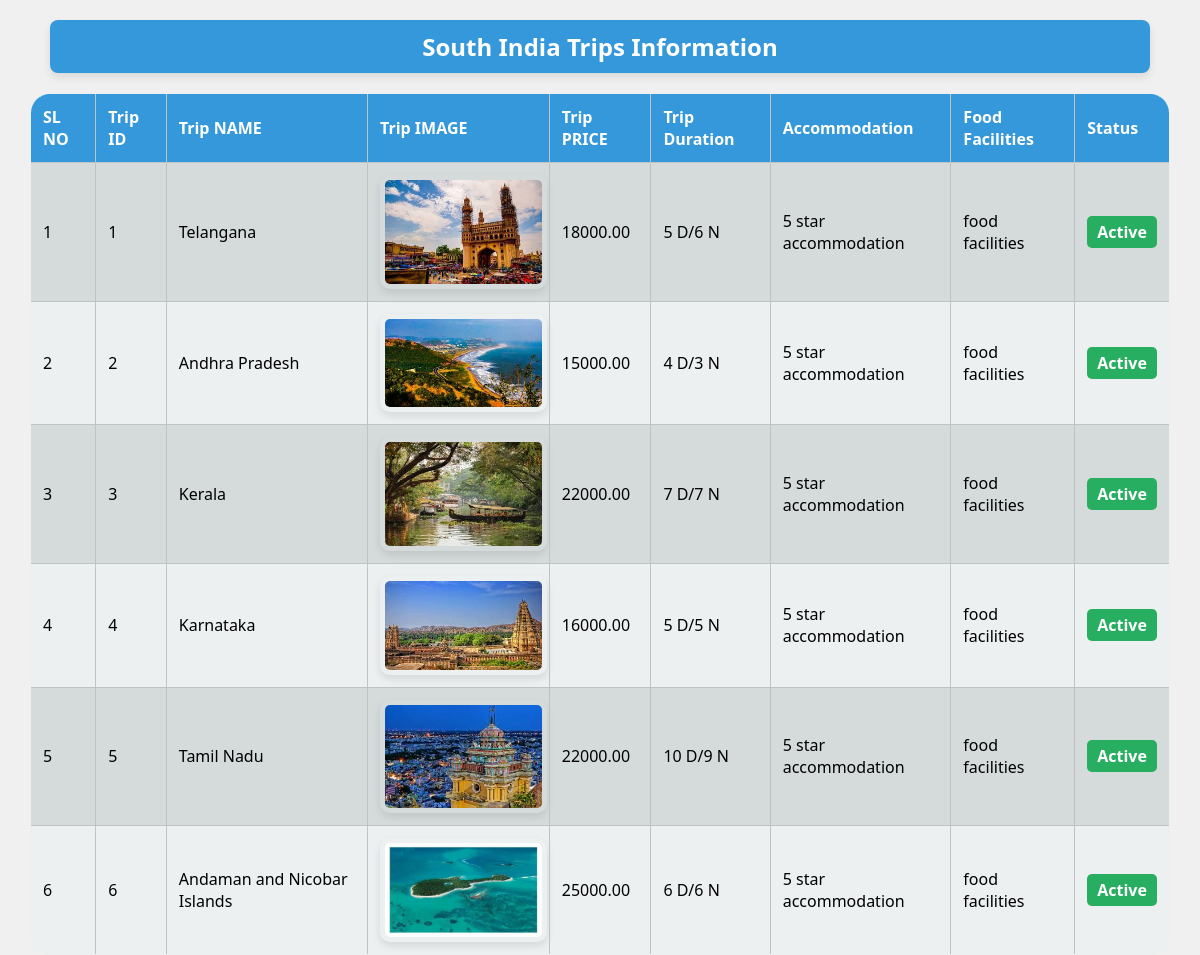
The page /ADMIN/DESTINATION/Southindia/sadminshow.php on the database its author committed.
### tables this page shows
CREATE TABLE `south_india` (
  `id` int(11) NOT NULL,
  `name` varchar(255) NOT NULL,
  `image` varchar(255) NOT NULL,
  `price` decimal(10,2) NOT NULL,
  `duration` varchar(20) NOT NULL,
  `accommodation` varchar(255) NOT NULL,
  `transportation` varchar(255) NOT NULL,
  `food_facilities` varchar(255) NOT NULL,
  `availability` int(11) NOT NULL,
  `reviews_count` int(11) NOT NULL,
  `destination_id` int(11) DEFAULT NULL
);

### ADMIN/DESTINATION/Southindia/sadminshow.php (the view, shortened to what this page needs)
<?php
include("connection.php");
$sql = "select * from south_india";
$result = mysqli_query($con, $sql);
?>
<!DOCTYPE html>
<html lang="en">
<head>
</head>
<body>
    <center>
        <h2>South India Trips Information</h2>
    </center>
    <table border="1" align="center">
        <tr>
            <th>SL NO</th>
            <th>Trip ID</th>
            <th>Trip NAME</th>
            <th>Trip IMAGE</th>
            <th>Trip PRICE</th>
            <th>Trip Duration</th>
            <th>Accommodation</th>
            <th>Food Facilities</th>
            <th>Status</th>
        </tr>
        <?php
        $ctr = 1;
        $sql2 = "SELECT * FROM south_india ORDER BY id";
        $query = mysqli_query($con, $sql2);
        if ($query->num_rows > 0)
            while ($rec = mysqli_fetch_array($result, MYSQLI_BOTH)) {
                $imageURL = 'http://localhost/tt/assets/images/packages/' . $rec["image"]; ?>
            <tr>
                <td><?php echo $ctr; ?></td>
                <td><?php echo $rec["id"]; ?></td>
                <td><?php echo $rec["name"]; ?></td>
                <td>
                    <img src="<?php echo $imageURL; ?>" alt="" width="50" height="50">
                </td>
                <td><?php echo $rec["price"]; ?></td>
                <td><?php echo $rec["duration"]; ?></td>
                <td><?php echo $rec["accommodation"]; ?></td>
                <td><?php echo $rec["food_facilities"]; ?></td>
                <td>
                    <span class="status-indicator <?php echo ($rec['availability'] == 1) ? 'active' : 'inactive'; ?>" data-tripid="<?php echo $rec['id']; ?>" data-status="<?php echo $rec['availability']; ?>">
                        <?php echo ($rec['availability'] == 1) ? 'Active' : 'Inactive'; ?>
                    </span>
                </td>
            </tr>
        <?php
                $ctr++;
            }
        ?>
    </table>
</body>
</html>

### ADMIN/DESTINATION/Southindia/sadminshow.php (style rules this page uses)
body { font-family: 'Segoe UI', Tahoma, Geneva, Verdana, sans-serif; background-color: #f0f0f0; margin: 0; padding: 0; justify-content: center; align-items: center; height: 100vh; }
h2 { color: #333; text-align: center; margin-top: 20px; padding: 10px; background-color: #3498db; width: 90%; color: #fff; border-radius: 8px; box-shadow: 0 4px 8px rgba(0, 0, 0, 0.1); }
table { border-collapse: collapse; width: 95%; margin-top: 20px; background-color: #ecf0f1; border-radius: 20px; overflow: hidden; }
th, td { border: 1px solid #bdc3c7; padding: 12px; text-align: left; }
th { background-color: #3498db; color: white; }
img { display: block; margin: auto; border-radius: 10px; padding: 5px; box-shadow: 0 4px 8px rgba(0, 0, 0, 0.1); width: 100%; max-width: 200px; height: auto; transition: transform 0.3s ease-in-out; }
tr:nth-child(even) { background-color: #d5dbdb; }
.status-indicator { padding: 5px 10px; border-radius: 5px; font-weight: bold; }
.active { background-color: #27ae60; color: #ffffff; }

### rows shown on the page
south_india: id "1", name "Telangana", image (picture), price "18000.00", duration "5 D/6 N", accommodation "5 star accommodation", food_facilities "food facilities", availability "Active"
south_india: id "2", name "Andhra Pradesh", image (picture), price "15000.00", duration "4 D/3 N", accommodation "5 star accommodation", food_facilities "food facilities", availability "Active"
south_india: id "3", name "Kerala", image (picture), price "22000.00", duration "7 D/7 N", accommodation "5 star accommodation", food_facilities "food facilities", availability "Active"
south_india: id "4", name "Karnataka", image (picture), price "16000.00", duration "5 D/5 N", accommodation "5 star accommodation", food_facilities "food facilities", availability "Active"
south_india: id "5", name "Tamil Nadu", image (picture), price "22000.00", duration "10 D/9 N", accommodation "5 star accommodation", food_facilities "food facilities", availability "Active"
south_india: id "6", name "Andaman and Nicobar Islands", image (picture), price "25000.00", duration "6 D/6 N", accommodation "5 star accommodation", food_facilities "food facilities", availability "Active"
